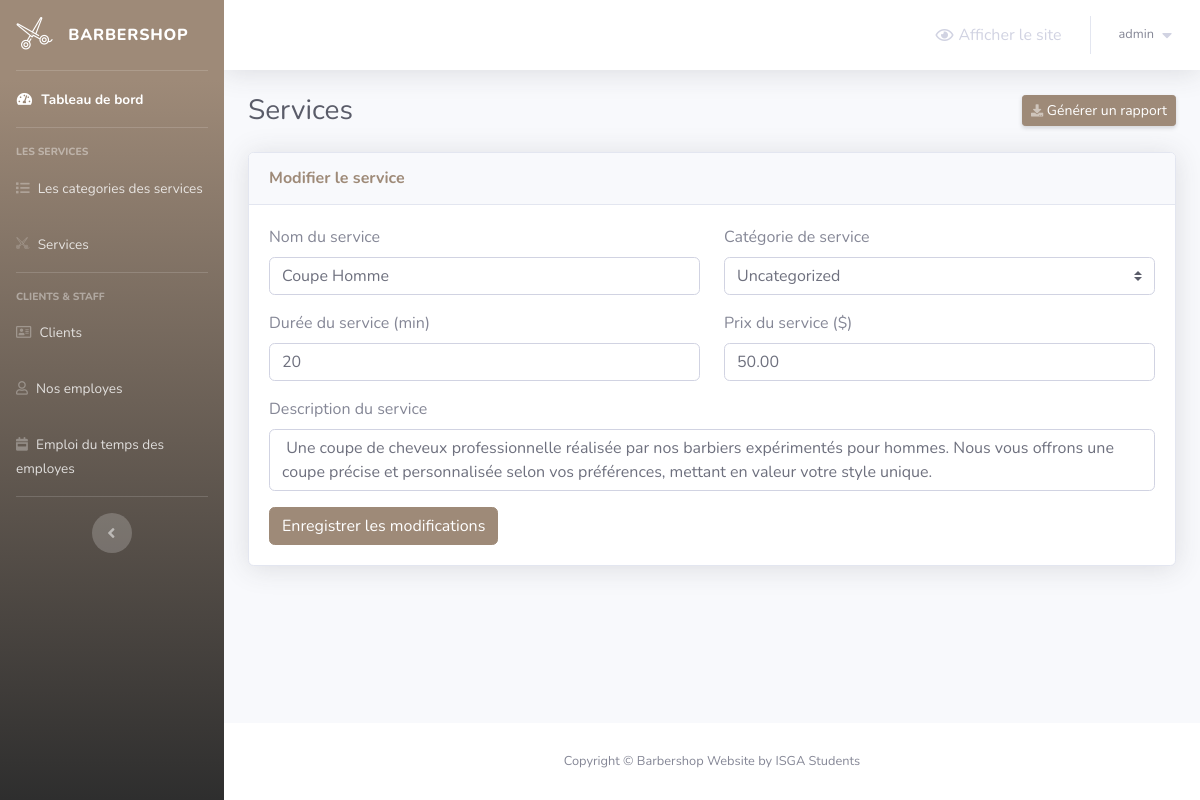
Page /barber-admin/services.php?do=Edit&service_id=1 (signed in) on the committed database.
### tables this page shows
CREATE TABLE IF NOT EXISTS `services` (
  `service_id` int NOT NULL AUTO_INCREMENT,
  `service_name` varchar(50) NOT NULL,
  `service_description` varchar(255) NOT NULL,
  `service_price` decimal(6,2) NOT NULL,
  `service_duration` int NOT NULL,
  `category_id` int NOT NULL,
  PRIMARY KEY (`service_id`),
  KEY `FK_service_category` (`category_id`)
);

### barber-admin/services.php (the view, shortened to what this page needs)
<?php
    include 'Includes/templates/header.php';
    if(isset($_SESSION['username_barbershop_Xw211qAAsq4']) && isset($_SESSION['password_barbershop_Xw211qAAsq4']))
    {
?>
        <div class="container-fluid">
            <div class="d-sm-flex align-items-center justify-content-between mb-4">
                <h1 class="h3 mb-0 text-gray-800">Services</h1>
                <a href="#" class="d-none d-sm-inline-block btn btn-sm btn-primary shadow-sm">
                    <i class="fas fa-download fa-sm text-white-50"></i>
                    Générer un rapport
                </a>
            </div>
            <?php
                $do = '';
                if(isset($_GET['do']) && in_array($_GET['do'], array('Add','Edit')))
                {
                    $do = htmlspecialchars($_GET['do']);
                }
                else
                {
                    $do = 'Manage';
                }
                if($do == 'Manage')
                {
                    $stmt = $con->prepare("SELECT * FROM services s, service_categories sc where s.category_id = sc.category_id");
                    $stmt->execute();
                    $rows_services = $stmt->fetchAll();
                ?>
                    <div class="card shadow mb-4">
                        <div class="card-header py-3">
                            <h6 class="m-0 font-weight-bold text-primary">Services</h6>
                        </div>
                        <div class="card-body">
                            <a href="services.php?do=Add" class="btn btn-success btn-sm" style="margin-bottom: 10px;">
                                <i class="fa fa-plus"></i>
                                Ajouter un service
                            </a>
                            <table class="table table-bordered">
                                <thead>
                                    <tr>
                                        <th scope="col">Nom du service</th>
                                        <th scope="col">Catégorie de service</th>
                                        <th scope="col">Description</th>
                                        <th scope="col">Prix</th>
                                        <th scope="col">Durée</th>
                                        <th scope="col">Gérer</th>
                                    </tr>
                                </thead>
                                <tbody>
                                    <?php
                                        foreach($rows_services as $service)
                                        {
                                            echo "<tr>";
                                                echo "<td>";
                                                    echo $service['service_name'];
                                                echo "</td>";
                                                echo "<td>";
                                                    echo $service['category_name'];
                                                echo "</td>";
                                                echo "<td style = 'width:30%'>";
                                                    echo $service['service_description'];
                                                echo "</td>";
                                                echo "<td>";
                                                    echo $service['service_price'];
                                                echo "</td>";
                                                echo "<td>";
                                                    echo $service['service_duration'];
                                                echo "</td>";
                                                echo "<td>";
                                                    $delete_data = "delete_".$service["service_id"];
                                                    ?>
                                                        <ul class="list-inline m-0">
                                                            <li class="list-inline-item" data-toggle="tooltip" title="Modifier">
                                                                <button class="btn btn-success btn-sm rounded-0">
                                                                    <a href="services.php?do=Edit&service_id=<?php echo $service['service_id']; ?>" style="color: white;">
                                                                        <i class="fa fa-edit"></i>
                                                                    </a>
                                                                </button>
                                                            </li>
                                                            <li class="list-inline-item" data-toggle="tooltip" title="Supprimer">
                                                                <button class="btn btn-danger btn-sm rounded-0" type="button" data-toggle="modal" data-target="#<?php echo $delete_data; ?>" data-placement="top"><i class="fa fa-trash"></i></button>
                                                                <div class="modal fade" id="<?php echo $delete_data; ?>" tabindex="-1" role="dialog" aria-labelledby="<?php echo $delete_data; ?>" aria-hidden="true">
                                                                    <div class="modal-dialog" role="document">
                                                                        <div class="modal-content">
                                                                            <div class="modal-header">
                                                                                <h5 class="modal-title" id="exampleModalLabel">Supprimer le service</h5>
                                                                                <button type="button" class="close" data-dismiss="modal" aria-label="Close">
                                                                                    <span aria-hidden="true">×</span>
                                                                                </button>
                                                                            </div>
                                                                            <div class="modal-body">
                                                                                Êtes-vous sûr de vouloir supprimer ce service "<?php echo $service['service_name']; ?>"?
                                                                            </div>
                                                                            <div class="modal-footer">
                                                                                <button type="button" class="btn btn-secondary" data-dismiss="modal">Annuler</button>
                                                                                <button type="button" data-id = "<?php echo $service['service_id']; ?>" class="btn btn-danger delete_service_bttn">Supprimer</button>
                                                                            </div>
                                                                        </div>
                                                                    </div>
                                                                </div>
                                                            </li>
                                                        </ul>
                                                    <?php
                                                echo "</td>";
                                            echo "</tr>";
                                        }
                                    ?>
                                </tbody>
                            </table>
                        </div>
                    </div>
                    <?php
                }
                elseif($do == "Edit")
                {
                    $service_id = (isset($_GET['service_id']) && is_numeric($_GET['service_id']))?intval($_GET['service_id']):0;
                    if($service_id)
                    {
                        $stmt = $con->prepare("Select * from services where service_id = ?");
                        $stmt->execute(array($service_id));
                        $service = $stmt->fetch();
                        $count = $stmt->rowCount();
                        if($count > 0)
                        {
                            ?>
                            <div class="card shadow mb-4">
                                <div class="card-header py-3">
                                    <h6 class="m-0 font-weight-bold text-primary">Modifier le service</h6>
                                </div>
                                <div class="card-body">
                                    <form method="POST" action="services.php?do=Edit&service_id=<?php echo $service_id; ?>">
                                        <div class="row">
                                            <div class="col-md-6">
                                                <div class="form-group">
                                                    <label for="service_name">Nom du service</label>
                                                    <input type="text" class="form-control" value="<?php echo $service['service_name'] ?>" placeholder="Nom du service" name="service_name">
                                                </div>
                                            </div>
                                            <div class="col-md-6">
                                                <?php
                                                    $stmt = $con->prepare("SELECT * FROM service_categories");
                                                    $stmt->execute();
                                                    $rows_categories = $stmt->fetchAll();
                                                ?>
                                                <div class="form-group">
                                                    <label for="service_category">Catégorie de service</label>
                                                    <select class="custom-select" name="service_category">
                                                        <?php
                                                            foreach($rows_categories as $category)
                                                            {
                                                                if($category['category_id'] == $service['category_id'])
                                                                {
                                                                    echo "<option value = '".$category['category_id']."' selected>";
                                                                        echo $category['category_name'];
                                                                    echo "</option>";
                                                                }
                                                                else
                                                                {
                                                                    echo "<option value = '".$category['category_id']."'>";
                                                                        echo $category['category_name'];
                                                                    echo "</option>";
                                                                }
                                                            }
                                                        ?>
                                                    </select>
                                                </div>
                                            </div>
                                        </div>
                                        <div class="row">
                                            <div class="col-md-6">
                                                <div class="form-group">
                                                    <label for="service_duration">Durée du service (min)</label>
                                                    <input type="text" class="form-control" value="<?php echo $service['service_duration'] ?>" placeholder="Durée du service" name="service_duration">
                                                </div>
                                            </div>
                                            <div class="col-md-6">
                                                <div class="form-group">
                                                    <label for="service_price">Prix du service ($)</label>
                                                    <input type="text" class="form-control" value="<?php echo $service['service_price'] ?>" placeholder="Prix du service" name="service_price">
                                                </div>
                                            </div>
                                        </div>
                                        <div class="row">
                                            <div class="col-md-12">
                                                <div class="form-group">
                                                    <label for="service_description">Description du service</label>
                                                    <textarea class="form-control" name="service_description" style="resize: none;"><?php echo $service['service_description']; ?></textarea>
                                                </div>
                                            </div>
                                        </div>
                                        <button type="submit" name="edit_service_sbmt" class="btn btn-primary">Enregistrer les modifications</button>
                                    </form>
                                </div>
                            </div>
                            <?php
                        }
                        else
                        {
                            header('Location: services.php');
                            exit();
                        }
                    }
                    else
                    {
                        header('Location: services.php');
                        exit();
                    }
                }
            ?>
        </div>
<?php
        include 'Includes/templates/footer.php';
    }
    else
    {
        header('Location: login.php');
        exit();
    }
?>

### rows in the picture
services: service_name "Coupe Homme", service_duration "20", service_price "50.00", service_description "Une coupe de cheveux professionnelle réalisée par nos barbiers expérimentés pour hommes. Nous vous offrons une coupe précise et personnalisée selon vos préférences, mettant en valeur votre style unique."

### other values in the picture
$_SESSION['username_barbershop_Xw211qAAsq4'] "admin"
form field service_category "Uncategorized"
